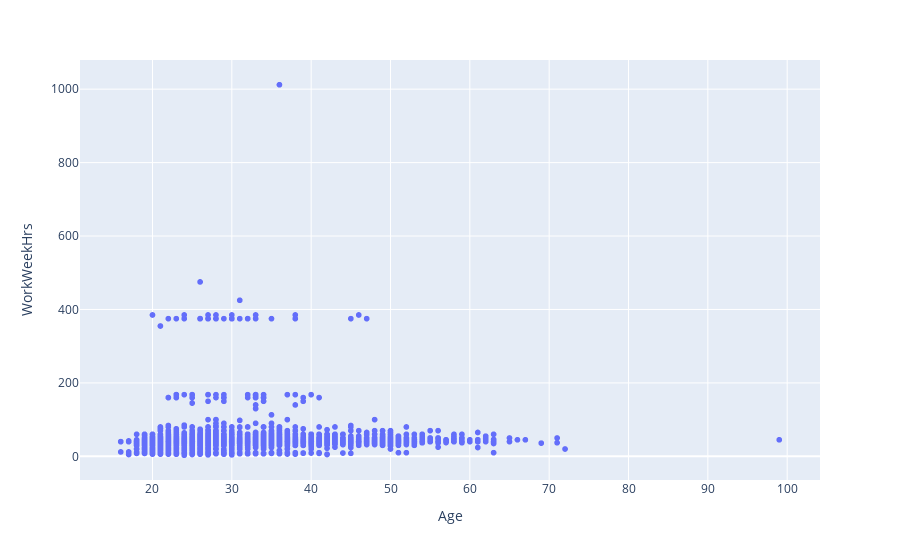

Notebook source saved alongside this figure:
### Code cell
px.scatter(df, x='Age', y='WorkWeekHrs')

### Figure 1 — Plotly figure (JSON) as saved in the notebook; plotly's stock layout.template omitted (floating-point values rounded to 4 significant figures; data arrays with more than 128 entries replaced by an {"elided": "..."} marker saying what was removed)
{"data": [{"hovertemplate": "Age=%{x}<br>WorkWeekHrs=%{y}<extra></extra>", "legendgroup": "", "marker": {"color": "#636efa", "symbol": "circle"}, "mode": "markers", "name": "", "showlegend": false, "type": "scattergl", "x": {"elided": "11398 int values"}, "xaxis": "x", "y": {"elided": "11398 float values"}, "yaxis": "y"}], "layout": {"legend": {"tracegroupgap": 0}, "margin": {"t": 60}, "xaxis": {"anchor": "y", "domain": [0, 1], "title": {"text": "Age"}}, "yaxis": {"anchor": "x", "domain": [0, 1], "title": {"text": "WorkWeekHrs"}}}}
